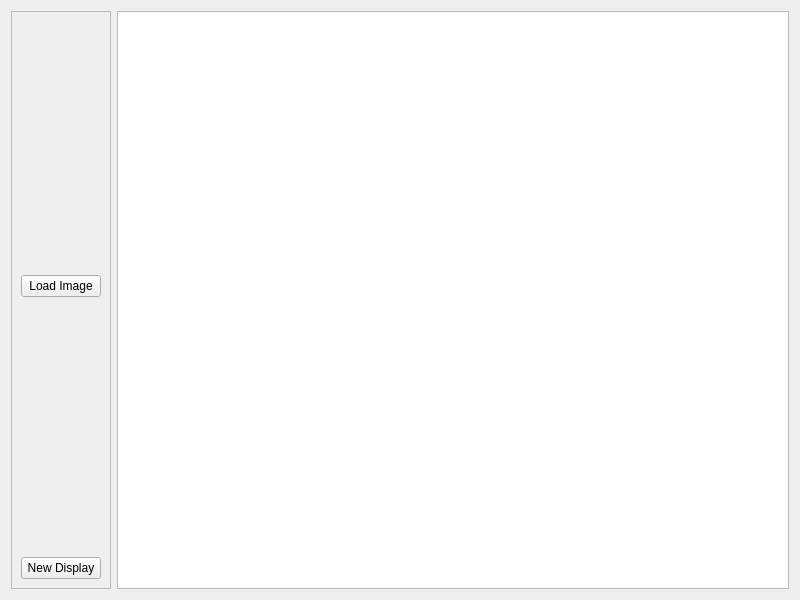
<?xml version="1.0" encoding="UTF-8"?>
<ui version="4.0">
 <class>QCS2DTabWidget</class>
 <widget class="QWidget" name="QCS2DTabWidget">
  <property name="geometry">
   <rect>
    <x>0</x>
    <y>0</y>
    <width>800</width>
    <height>600</height>
   </rect>
  </property>
  <property name="windowTitle">
   <string>Form</string>
  </property>
  <layout class="QHBoxLayout" name="horizontalLayout">
   <item>
    <widget class="QFrame" name="frame">
     <property name="frameShape">
      <enum>QFrame::StyledPanel</enum>
     </property>
     <property name="frameShadow">
      <enum>QFrame::Raised</enum>
     </property>
     <layout class="QVBoxLayout" name="verticalLayout">
      <item>
       <spacer name="verticalSpacer_2">
        <property name="orientation">
         <enum>Qt::Vertical</enum>
        </property>
        <property name="sizeHint" stdset="0">
         <size>
          <width>20</width>
          <height>40</height>
         </size>
        </property>
       </spacer>
      </item>
      <item>
       <widget class="QPushButton" name="loadImageButton">
        <property name="text">
         <string>Load Image</string>
        </property>
       </widget>
      </item>
      <item>
       <spacer name="verticalSpacer">
        <property name="orientation">
         <enum>Qt::Vertical</enum>
        </property>
        <property name="sizeHint" stdset="0">
         <size>
          <width>20</width>
          <height>40</height>
         </size>
        </property>
       </spacer>
      </item>
      <item>
       <widget class="QPushButton" name="new2DViewButton">
        <property name="text">
         <string>New Display</string>
        </property>
       </widget>
      </item>
     </layout>
    </widget>
   </item>
   <item>
    <widget class="QCS2DDisplay" name="mpDisplay"/>
   </item>
  </layout>
 </widget>
 <customwidgets>
  <customwidget>
   <class>QCS2DDisplay</class>
   <extends>QGraphicsView</extends>
   <header location="global">QCS2DDisplay.h</header>
  </customwidget>
 </customwidgets>
 <resources/>
 <connections/>
</ui>
